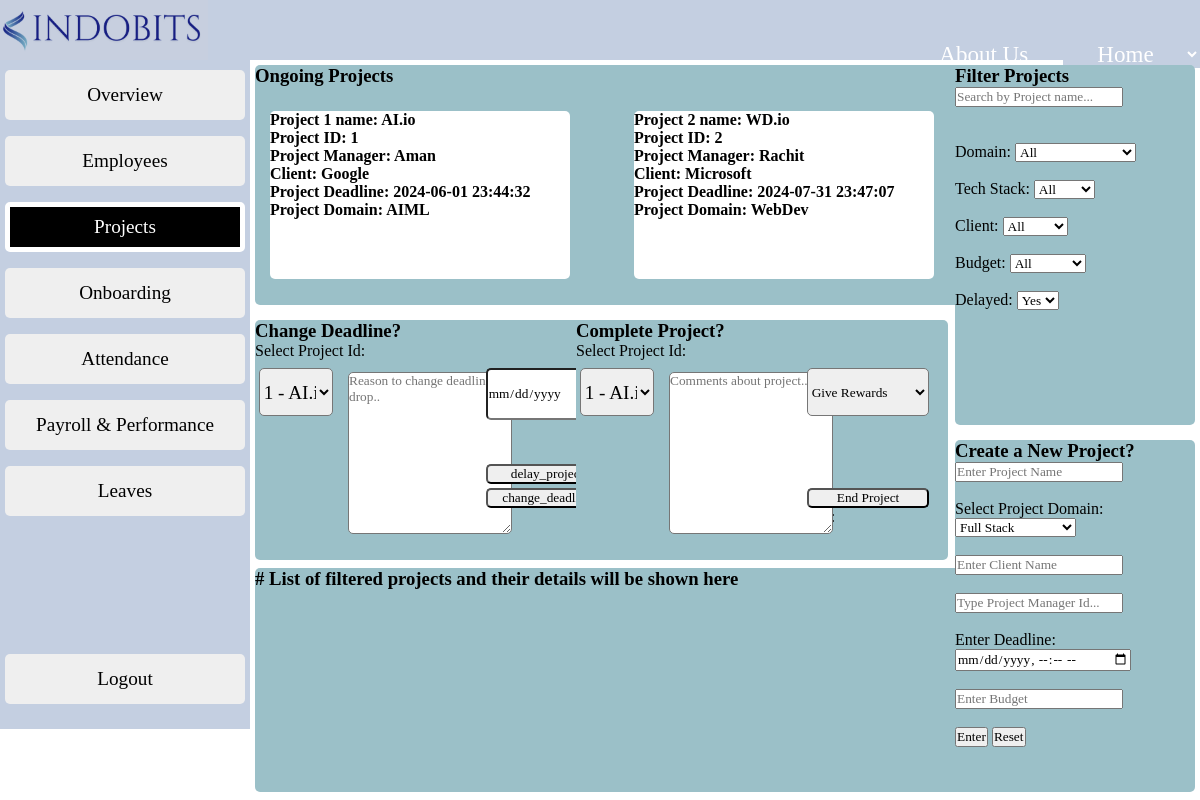
The page /Hr_Projects.php on the database its author committed.
### tables this page shows
CREATE TABLE `project` (
  `project_id` int(11) NOT NULL,
  `project_manager` int(11) NOT NULL,
  `domain` varchar(45) NOT NULL,
  `client` varchar(45) NOT NULL,
  `budget` double NOT NULL,
  `deadline` datetime NOT NULL,
  `is_delay` tinyint(4) NOT NULL,
  `project_name` varchar(45) NOT NULL,
  `start_date` datetime NOT NULL
);

CREATE TABLE `employee` (
  `name` varchar(455) NOT NULL,
  `employee_id` int(11) NOT NULL,
  `login_id` varchar(45) NOT NULL,
  `password` varchar(45) NOT NULL,
  `dob` date NOT NULL,
  `gender` varchar(10) NOT NULL,
  `photo` varchar(45) NOT NULL,
  `phone_number` int(10) NOT NULL,
  `address` varchar(225) NOT NULL,
  `department_id` int(11) NOT NULL,
  `work_status` varchar(40) NOT NULL,
  `bank_name` varchar(45) NOT NULL,
  `account_number` int(16) NOT NULL,
  `ifsc_code` varchar(11) NOT NULL,
  `if_employee` tinyint(1) NOT NULL
);

### Hr_Projects.php (the view, shortened to what this page needs)
<!DOCTYPE html>
<html lang="en">
<head>
    <link rel="stylesheet" type="text/css" href="HR_Projects.css">
</head>
<body>
    <header class="navbar">
        <img src="indo.png" id="logo" alt="logo">
        <a href>About Us</a>
        <select id="Settings">
            <option value="Home">Home</option>
        </select>
    </header>
       <div class="sidebar">
        <button id="overview">Overview</button>
        <button>Employees</button>
        <button id="projects">Projects</button>
        <button>Onboarding</button>
        <button>Attendance</button>
        <button>Payroll & Performance</button>
        <button>Leaves</button>
        <button id="logout">Logout</button>
    </div>
<div id="content">
    <div class="box1"> <h3>Ongoing Projects</h3>
    <div class="detail" id="Project1">
     <h4>Project 1 name:
        <?PHP
        $servername = "localhost";
        $username = "root";
        $password = "";
        $database = "hr_portal";
        $conn = mysqli_connect($servername, $username, $password, $database);
        $sql = "SELECT *\n"
        . "FROM project INNER JOIN employee\n"
        . "ON project.project_manager = employee.employee_id;";
        $result = mysqli_query($conn, $sql);
        $row = mysqli_fetch_assoc($result);
        echo $row['project_name'];
        ?></h4>
     <h4>Project ID: <?PHP echo $row['project_id'];?></h4><h4>Project Manager: <?PHP echo $row['name'];?></h4><h4>Client: <?PHP echo $row['client'];?></h4><h4>Project Deadline: <?PHP echo $row['deadline'];?></h4><h4>Project Domain: <?PHP echo $row['domain'];?></h4>
    </div>
    <div class="detail" id="Project2">
        <h4>Project 2 name: <?PHP $row = mysqli_fetch_assoc($result);
        echo $row['project_name'];?></h4>
        <h4>Project ID: <?PHP echo $row['project_id'];?></h4><h4>Project Manager: <?PHP echo $row['name'];?></h4><h4>Client: <?PHP echo $row['client'];?></h4><h4>Project Deadline: <?PHP echo $row['deadline'];?></h4><h4>Project Domain: <?PHP echo $row['domain'];?></h4>
       </div>
    </div>
    </div>
    <div class="box2"> <h3>Filter Projects</h3>
        <input type="text" placeholder="Search by Project name..."><br><br><br>
        Domain:
        <select id="Domain">
            <option value="All">All</option>
        </select><br><br>
        Tech Stack:
        <select id="Tech Stack">
            <option value="All">All</option>
        </select><br><br>
        Client:
        <select id=" Client">
            <option value="All">All</option>
        </select><br><br>
        Budget:
        <select id="Budget">
            <option value="All">All</option>
        </select><br><br>
        Delayed:
        <select id="Delayed">
            <option value="Yes">Yes</option>
        </select>
    </div>
    <form action="Hr_Projects.php" method="POST">
   <div class="box3"><h3> Change Deadline?</h3>
        Select Project Id: <br>
        <select name="project_id" id="ProjectId" >
        <?PHP  $sql = "SELECT * FROM `project`";
        $result = mysqli_query($conn, $sql);
        if ($result) {
            while ($row = mysqli_fetch_assoc($result)) {
                $projectId = htmlspecialchars($row['project_id']);
                $projectName = htmlspecialchars($row['project_name']);
                echo "<option value='$projectId'>$projectId - $projectName</option>";
            }
        } else {
            echo '<option value="">No projects found</option>';
        }
        ?>
        </select>
            <textarea name="t1" rows="10" cols="20"placeholder="Reason to change deadline or drop.." id="Reason"></textarea>
            <input type="date" name="Deadline_date" id="Deadline_date"><br>
            <input type="submit" name="action" value="change_deadline" class="deadline_button">
            <input type="submit" name="action" value="delay_project"class="deadline_button2">
        </div>
        </form>
<form action="Hr_Projects.php" method="POST">
<div class="box4"><h3>Complete Project?</h3>
    Select Project Id: <br>
    <select name="project_id" id="ProjectId">
    <?PHP  $sql = "SELECT * FROM `project`";
        $result = mysqli_query($conn, $sql);
        if ($result) {
            while ($row = mysqli_fetch_assoc($result)) {
                $projectId = htmlspecialchars($row['project_id']);
                $projectName = htmlspecialchars($row['project_name']);
                echo "<option value='$projectId'>$projectId - $projectName</option>";
            }
        } else {
            echo '<option value="">No projects found</option>';
        }
        ?>
    </select>
    <textarea name="t1" rows="10" cols="20"placeholder="Comments about project.." id="Reason"></textarea>
    Any Rewards:
    <select name="rewards" id="Deadline_date">
        <option value="Give rewards">Give Rewards</option>
    </select>
    <input type="submit" value="End Project" class="deadline_button">
</div>
    </form>
   <div class="box5"><h3># List of filtered projects and their details will be shown here</h3></div>
   <form action="Hr_Projects.php" method="POST">
   <div class="box6"><h3>Create a New Project?</h3>
    <input type="text" name="project_name" placeholder="Enter Project Name"><br><br>
    Select Project Domain:
    <select name="project_domain" id="PDomain">
        <option value="Full Stack">Full Stack</option>
    </select><br><br>
           <input type="text" name="client_name" placeholder="Enter Client Name" required><br><br>
            <input type="text" name="project_manager_id" placeholder="Type Project Manager Id..." required><br><br>
    Enter Deadline:
        <input type="datetime-local" name="deadline" required><br><br>
            <input type="text" name="budget" placeholder="Enter Budget" required><br><br>
            <input type="submit" value="Enter">
            <input type="reset" value="Reset">
  </div>
</form>
</body>
</html>

### HR_Projects.css (style rules this page uses)
* { margin: 0; padding: 0; font-family:DM sans; }
.navbar { height: 60px; color: white; background-color: #C4CFE1; text-align: right; font-size: larger; margin: 0%; padding: 0%; }
#logo { height: 60px; margin-right: 1000px; margin-left: 0px; }
a { color: white; margin-right: 30px; height: 50px; font-size: larger; text-align: center; position:relative; bottom: 25px; text-decoration: none; }
#Settings { font-size: larger; background-color: #C4CFE1 ; color: white; border: none; text-align: center; position:relative; bottom: 25px; }
.sidebar { background-color: #C4CFE1; width: 250px; height: 669px; }
button { width: 240px; height: 50px; margin: 8px 5px 8px 5px; border-radius:5px; font-size: larger; border: none; }
#overview { margin-top: 10px; }
#logout { margin-top: 130px; }
#projects { background-color: black; color: white; border: 5px solid white; }
.box1 { height: 30%; width: 62.5%; display: inline-block; background-color: rgb(155, 192, 200); position:absolute; top: 65px; right: 5px; bottom: 5px; left: 255px; border-radius: 5px; }
.box2 { height: 45%; width: 20%; display: inline-block; background-color: rgb(155, 192, 200); position:absolute; right: 5px; top:65px; border-radius: 5px; }
.box3 { height: 30%; width: 31%; display: inline-block; background-color: rgb(155, 192, 200); position:absolute; top:40%; right: 5px; bottom: 5px; left: 255px; border-radius: 5px; }
.box4 { height: 30%; width: 31%; display: inline-block; background-color: rgb(155, 192, 200); position:absolute; top:40%; right: 5px; bottom: 5px; left: 48%; border-radius: 5px; }
.box5 { height: 28%; width: 62.5%; display: inline-block; background-color: rgb(155, 192, 200); position:absolute; top: 71%; right: 5px; bottom: 5px; left: 255px; border-radius: 5px; }
.box6 { height: 44%; width: 20%; display: inline-block; background-color: rgb(155, 192, 200); position:absolute; right: 5px; top:55%; border-radius: 5px; }
.detail { height: 29%; Width:28%; background-color: white; }
#Project1 { height: 70%; width: 40%; display: inline-block; position:relative; top: 10%; right: 10%; left: 2%; border-radius: 5px; }
#Project2 { height: 70%; width: 40%; display: inline-block; position:relative; top: 10%; right: 10%; left: 10%; border-radius: 5px; }
#ProjectId { display: inline-block; width: 20%; height: 20%; font-size: larger; position:absolute; top: 20%; right: 10%; left: 1%; border-radius: 5px; }
#Reason { display: inline-block; position:relative; top: 5%; right: 10%; left: 25%; border-radius: 5px; }
#Deadline_date { display: inline-block; position:absolute; top: 20%; right: 5%; font-size: normal; height:20%; left: 62%; bottom: 50%; border-radius: 5px; }
.deadline_button { display: inline-block; position:absolute; top: 70%; right: 5%; font-size: normal; left: 62%; border-radius: 5px; }
.deadline_button2 { display: inline-block; position:absolute; top: 60%; right: 5%; font-size: normal; left: 62%; border-radius: 5px; }

### rows shown on the page
project: project_name "AI.io", project_id "1", client "Google", deadline "2024-06-01 23:44:32", domain "AIML"
employee: name "Aman"
project: project_name "WD.io", project_id "2", client "Microsoft", deadline "2024-07-31 23:47:07", domain "WebDev"
employee: name "Rachit"

### other values the page prints
form field project_id "1 - AI.io"
